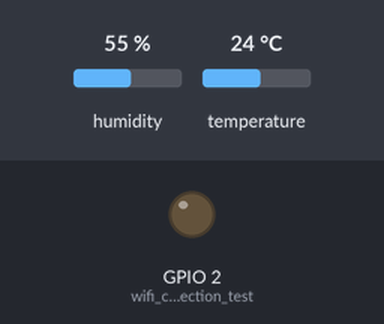
Simulated run of this sketch. Board: ESP8266 (NodeMCU). On the bench: output pins drawn as LEDs (lit = HIGH). The test bench sets the inputs (shaded band); at power-on: humidity 55 %, temperature 24 °C. WiFi joins after 1.5 s; servers stay silent unless stated; random numbers use the default seed unless the sketch sets one; no MQTT or app messages arrive unless stated; what the sketch prints to the serial monitor is not drawn.

Above: at 0.1 s.
At 1.6 s:
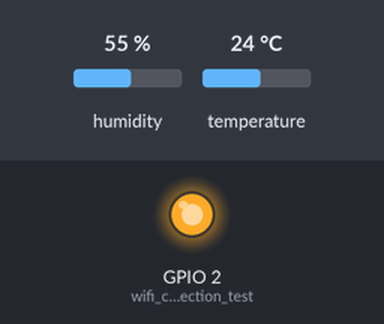
Timing chart, 0 to 13.1 s (numbered marks = the images above):
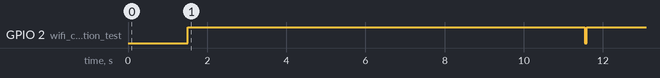

The sketch:

mqtt_publisher.ino
```cpp
#define DHTPIN 4     // what digital pin we’re connected to
#define DHTTYPE DHT11   // DHT 11
#include "DHT.h"
#include <ESP8266WiFi.h>
#include <PubSubClient.h>

// Update these with values suitable for your network.

const char* ssid = "murray_server";
const char* password = "77777777";
const char* mqtt_server = "192.168.0.111";

DHT dht(DHTPIN, DHTTYPE);

WiFiClient espClient;
PubSubClient client(espClient);

unsigned long lastSend;


void setup_wifi() {

  delay(10);
  // We start by connecting to a WiFi network
  Serial.println();
  Serial.print("Connecting to ");
  Serial.println(ssid);

  WiFi.begin(ssid, password);

  while (WiFi.status() != WL_CONNECTED) {
    delay(500);
    Serial.print(".");
  }

  randomSeed(micros());

  Serial.println("");
  Serial.println("WiFi connected");
  Serial.println("IP address: ");
  Serial.println(WiFi.localIP());
  digitalWrite(2,HIGH);
}

void reconnect() {
  // Loop until we're reconnected
  while (!client.connected()) {
    Serial.print("Attempting MQTT connection...");
    // Create a random client ID
    String clientId = "ESP8266Client-";
    clientId += String(random(0xffff), HEX);
    // Attempt to connect
    if (client.connect(clientId.c_str())) {
      digitalWrite(2,HIGH);
      Serial.println("connected");
      // Once connected, publish an announcement...
      client.publish("outTopic", "hello world");
      // ... and resubscribe
      client.subscribe("inTopic");
    } else {
      digitalWrite(2,LOW);
      Serial.print("failed, rc=");
      Serial.print(client.state());
      Serial.println(" try again in 5 seconds");
      // Wait 5 seconds before retrying
      delay(5000);
    }
  }
}

void setup() {
  pinMode(4, OUTPUT);     // Initialize the BUILTIN_LED pin as an output
  pinMode(2, OUTPUT);     // wifi connection test: red


  digitalWrite(2, LOW);
  Serial.begin(115200);
  Serial.println("DHT11 test!");
  dht.begin();
  setup_wifi();
  client.setServer(mqtt_server, 1883);
  lastSend = 0;
}

void loop() {
  delay(10000);

  float h = dht.readHumidity();
  float t = dht.readTemperature();


  // Check if any reads failed and exit early (to try again).
  if (isnan(h) || isnan(t) ) {
  Serial.println("Failed to read from DHT sensor!");
  return;

  }

  Serial.print("Humidity: ");
  Serial.print(h);
  Serial.print(" %\t");
  Serial.print("Temperature: ");
  Serial.print(t);
  Serial.println(" *C ");

  String temperature = String(t);
  String humidity = String(h);

  if (!client.connected()) {
    digitalWrite(2,LOW);
    reconnect();
  }
  if ( millis() - lastSend > 1000 ) { // Update and send only after 1 seconds
    String payload1 = "{";
    payload1 += "\"temperature\":";
    payload1 += temperature;
    payload1 += "}";

    String payload2 = "{";
    payload2 += "\"humidity\":";
    payload2 += humidity;
    payload2 += "}";

    char attributes1[100];
    char attributes2[100];
    payload1.toCharArray( attributes1, 100 );
    payload2.toCharArray( attributes2, 100 );

    Serial.print("Publish message: ");
    Serial.println(attributes1);
    Serial.println(attributes2);

    client.publish("dht11/temperature", attributes1);
    client.publish("dht11/humidity", attributes2);
    lastSend = millis();
  }
  client.loop();


}
```

Measured:
- by itself, GPIO 2 (wifi_connection_test): HIGH → LOW at 11.5 s, → HIGH 0.05 s later
